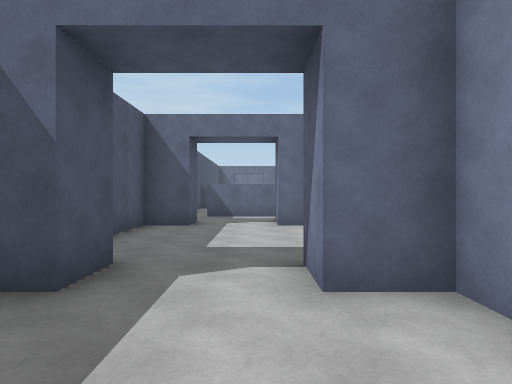
view 1 (above)

16 first-person views from a walk through a scene from a Unity 3-D project. The camera is 1.5 m above the floor, looks level and sees 75° across. The floor is counted in squares, 2 m on a side. Each view is taken from the middle of a square. On the plan, view 1 faces up. The plan holds only what a view shows up to about 11 squares ahead; the rest is blank. The place goes on beyond the plan.

view 2
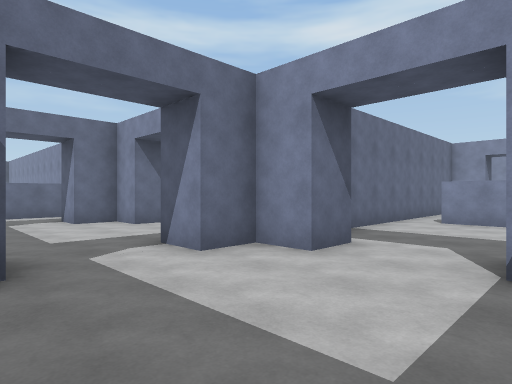

view 3
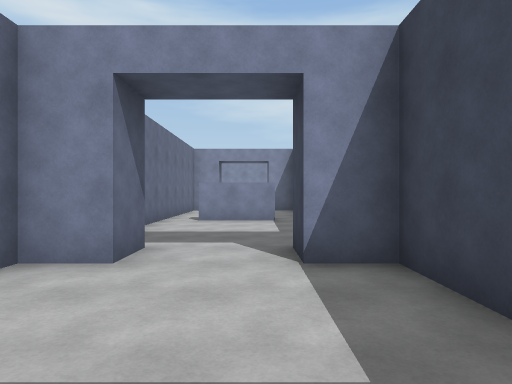

view 4
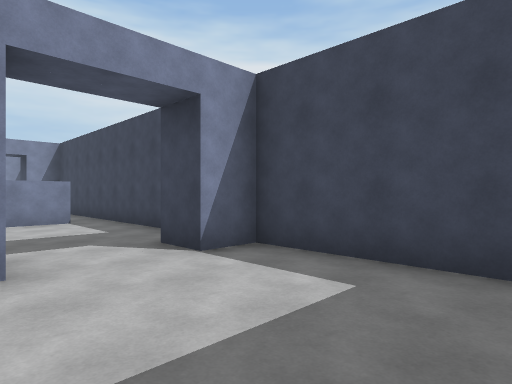

view 5
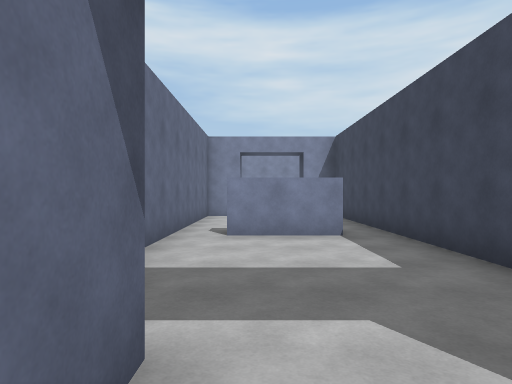

view 6
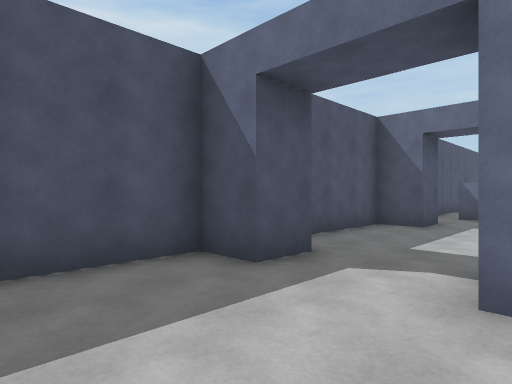

view 7
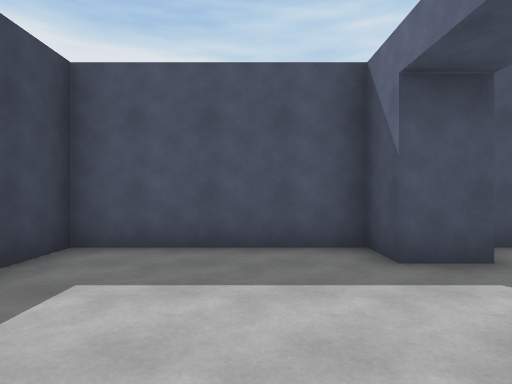

view 8
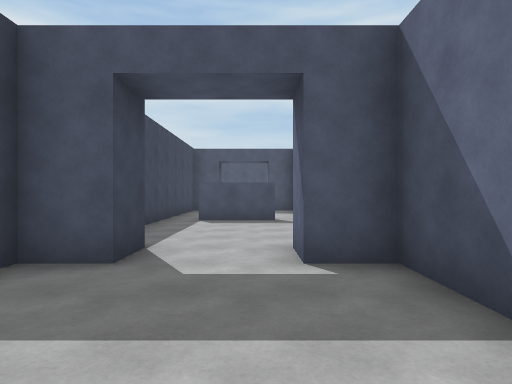

view 9
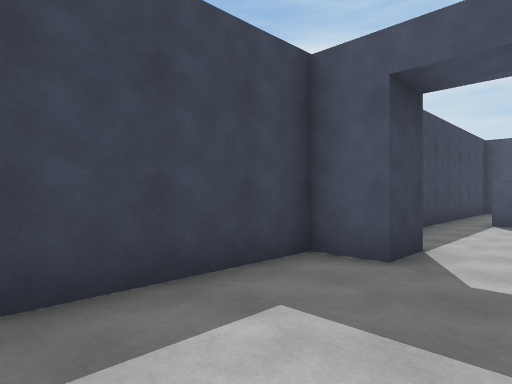

view 10
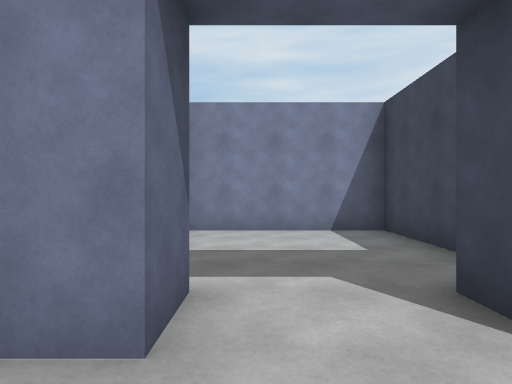

view 11
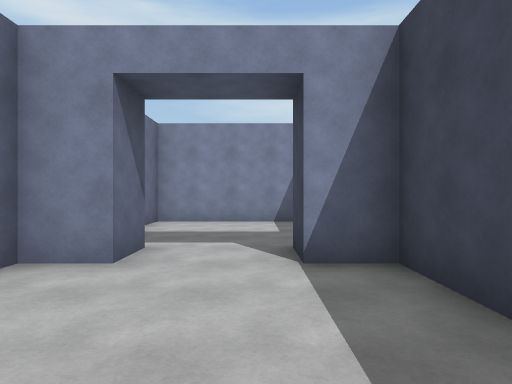

view 12
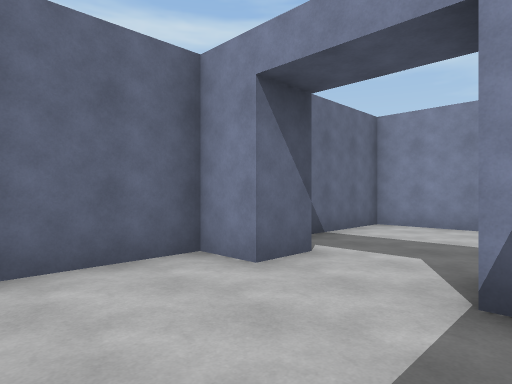

view 13
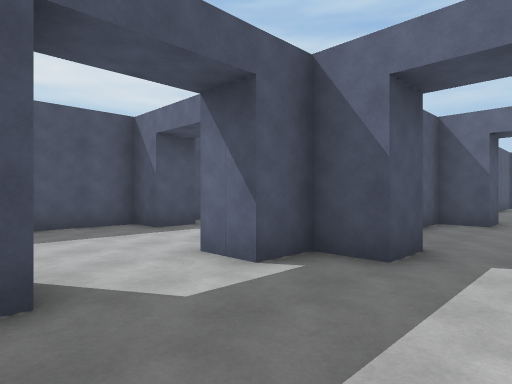

view 14
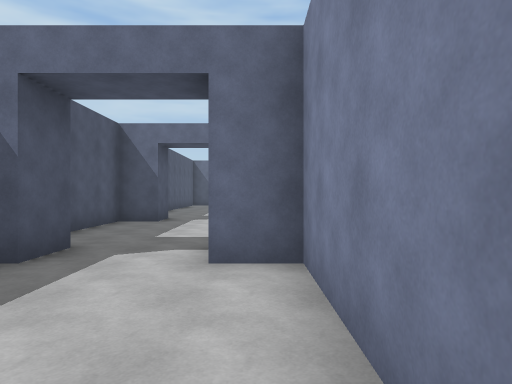

view 15
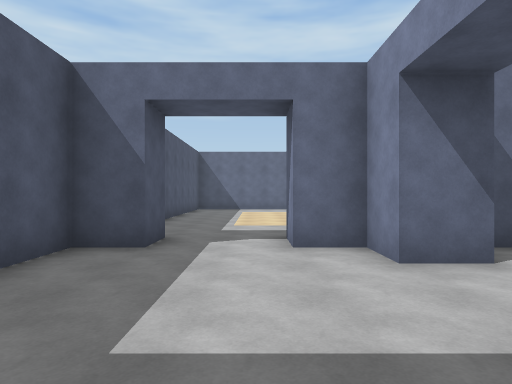

view 16
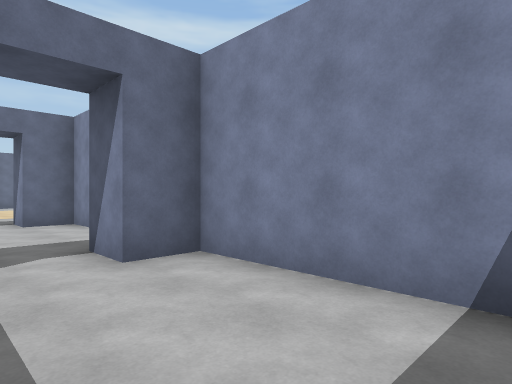

### Floor plan
Ten units are one square. View 1 is at (0, 0); x grows to the right and y downward. Boxes are objects, and circles mark ways between rooms. Rooms are numbered by the first view taken in them; rooms with no view inside come last. Other rooms are left out.
<svg viewBox="-30 -135 200 155">
<path fill="none" stroke="#000" d="M-15 -25 -25 -25 -25 15 15 15 15 5M15 -15 15 -25 5 -25M25 -15 15 -15M29 15 66 15M64 -25 42 -25M15 5 25 5M67 5 67 -15M115 5 125 5 125 15 165 15 165 -25 125 -25 125 -15 115 -15M72 -15 72 5M115 -15 115 -25 64 -25M66 15 115 15 115 5M35 -75 25 -75 25 -65 15 -65M65 -42 65 -75 55 -75M35 -85 35 -75M35 -125 25 -125 25 -102M55 -75 55 -85M65 -115 65 -125 55 -125M-15 -36 -15 -25M-15 -75 -25 -75 -25 -41M5 -25 5 -35M15 -65 15 -75 5 -75"/>
<circle cx="20" cy="-5" r="3" fill="#2a7"/>
<circle cx="-5" cy="-30" r="3" fill="#2a7"/>
<circle cx="70" cy="-20" r="3" fill="#2a7"/>
<circle cx="70" cy="10" r="3" fill="#2a7"/>
<circle cx="120" cy="-5" r="3" fill="#2a7"/>
<circle cx="45" cy="-80" r="3" fill="#2a7"/>
<circle cx="20" cy="-55" r="3" fill="#2a7"/>
<text x="-10" y="-10">1</text>
<text x="40" y="-10">2</text>
<text x="140" y="-10">3</text>
<text x="90" y="-10">4</text>
<text x="40" y="-60">5</text>
<text x="40" y="-100">6</text>
<text x="-10" y="-50">7</text>
</svg>
Room 1 opens to room 2. Room 1 opens to room 7. Room 2 opens to room 4. Room 3 opens to room 4. Room 5 opens to room 6. Room 5 opens to room 7.

Where each view was taken, in squares from view 1:
view 1: 0 up, 0 right, facing up
view 2: 1 down, 2 left, facing up-right
view 3: 0 up, 2 left, facing right
view 4: 2 up, 2 left, facing down-right
view 5: 1 up, 1 right, facing right
view 6: 0 up, 1 right, facing up-left
view 7: 1 up, 2 right, facing left
view 8: 1 up, 16 right, facing left
view 9: 1 up, 16 right, facing down-left
view 10: 1 up, 10 right, facing right
view 11: 0 up, 8 right, facing right
view 12: 1 down, 9 right, facing up-right
view 13: 4 up, 5 right, facing up-left
view 14: 4 up, 6 right, facing up
view 15: 8 up, 5 right, facing up
view 16: 4 up, 4 right, facing up-right
